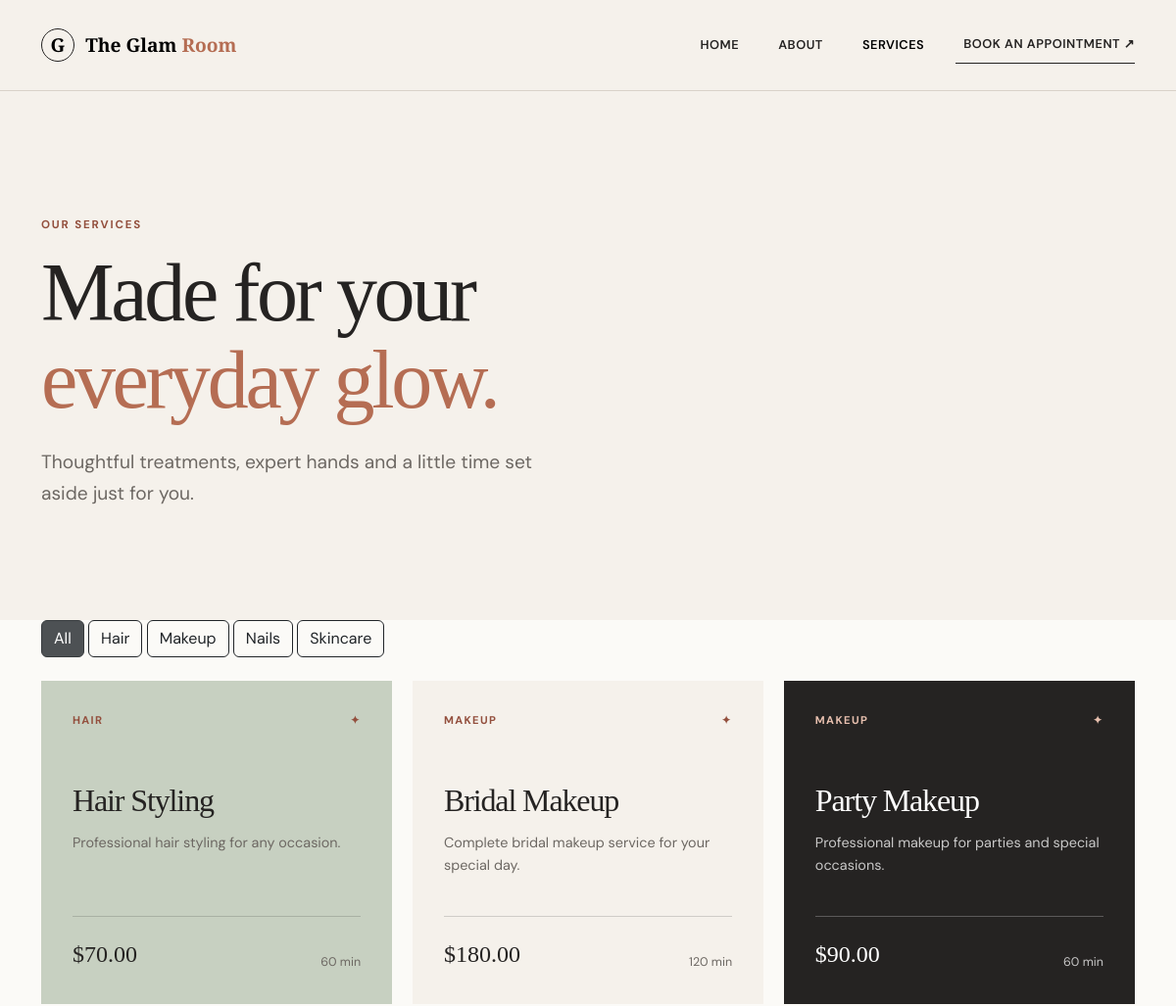
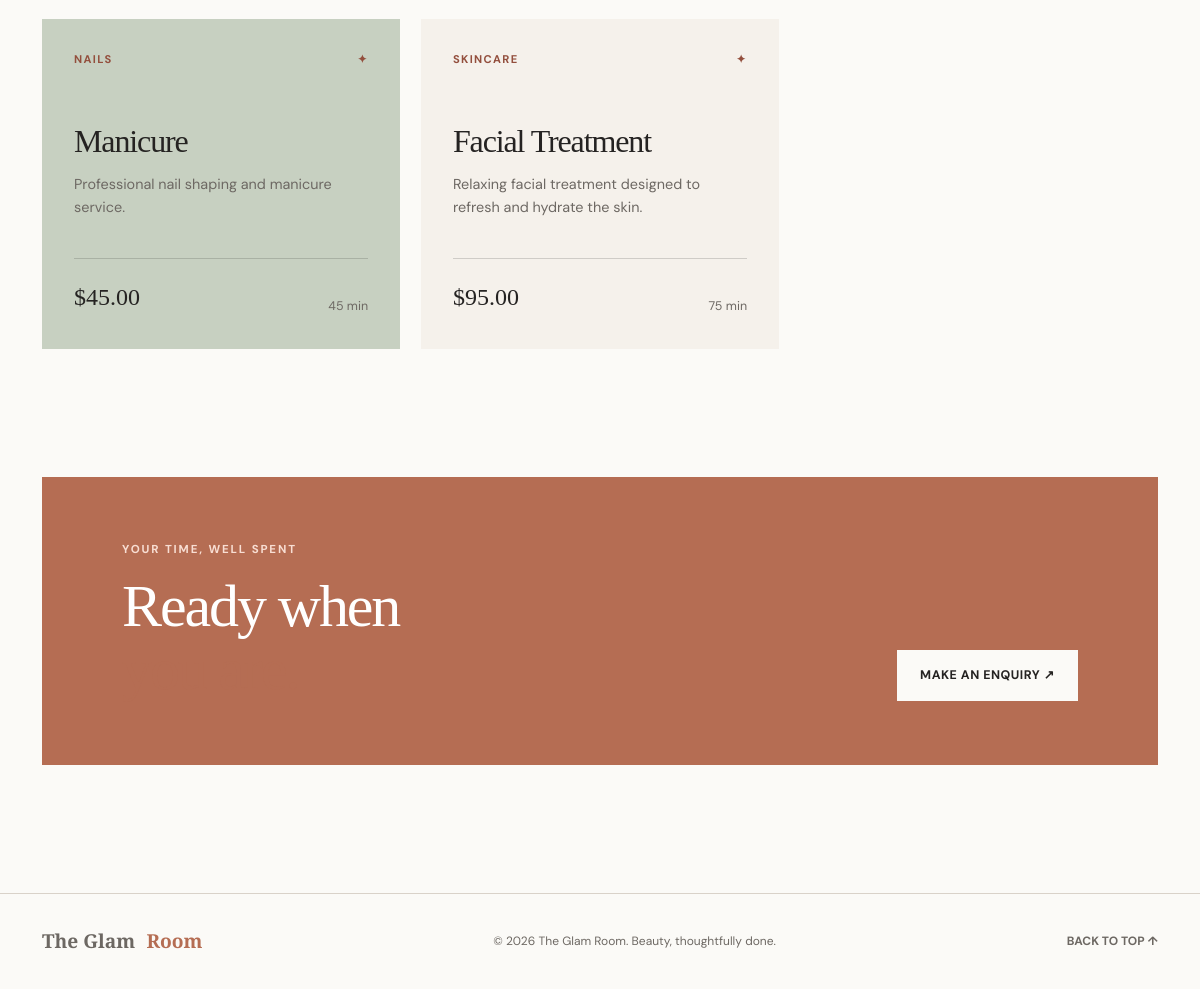
/services.php, run on the app's committed database (2 pictures, top to bottom).
### tables this page shows
CREATE TABLE `services` (
  `id` int(11) NOT NULL,
  `service_name` varchar(100) NOT NULL,
  `category` varchar(100) NOT NULL,
  `description` text DEFAULT NULL,
  `price` decimal(10,2) NOT NULL,
  `duration` int(11) NOT NULL,
  `created_at` timestamp NOT NULL DEFAULT current_timestamp()
);

### services.php (the view, shortened to what this page needs)
<?php
require_once 'config/database.php';
$services = [];
$error_message = '';
$statement = $conn->prepare(
    'SELECT id, service_name, category, description, price, duration
     FROM services
     ORDER BY category, service_name'
);
if ($statement === false) {
    $error_message =
        'We are unable to load our services right now. Please try again later.';
} elseif (!$statement->execute()) {
    $error_message =
        'We are unable to load our services right now. Please try again later.';
} else {
    $statement->bind_result(
        $id,
        $service_name,
        $category,
        $description,
        $price,
        $duration
    );
    while ($statement->fetch()) {
        $services[] = [
            'id' => $id,
            'service_name' => $service_name,
            'category' => $category,
            'description' => $description,
            'price' => $price,
            'duration' => $duration,
        ];
    }
}
$categories = [];
foreach ($services as $service) {
    if (!in_array($service['category'], $categories, true)) {
        $categories[] = $service['category'];
    }
}
sort($categories);
?>
<!DOCTYPE html>
<html lang="en">
<head>
    <link
        href="https://cdn.jsdelivr.net/npm/bootstrap@5.3.3/dist/css/bootstrap.min.css"
        rel="stylesheet"
    >
    <link
        rel="stylesheet"
        href="assets/css/style.css"
    >
    <link
        rel="stylesheet"
        href="assets/css/services.css"
    >
</head>
<body>
    <header class="services-header">
        <nav
            class="navbar navbar-expand-lg"
            aria-label="Primary navigation"
        >
            <div class="container">
                <a
                    class="navbar-brand"
                    href="index.php"
                    aria-label="The Glam Room home"
                >
                    <span class="brand-mark">G</span>
                    <span>
                        The Glam <em>Room</em>
                    </span>
                </a>
                <div
                    class="collapse navbar-collapse"
                    id="main-navigation"
                >
                    <ul
                        class="navbar-nav ms-auto align-items-lg-center gap-lg-4"
                    >
                        <li class="nav-item">
                            <a
                                class="nav-link"
                                href="index.php"
                            >
                                Home
                            </a>
                        </li>
                        <li class="nav-item">
                            <a
                                class="nav-link"
                                href="index.php#about"
                            >
                                About
                            </a>
                        </li>
                        <li class="nav-item">
                            <a
                                class="nav-link active"
                                href="services.php"
                                aria-current="page"
                            >
                                Services
                            </a>
                        </li>
                        <li class="nav-item">
                            <a
                                class="nav-link nav-link-cta"
                                href="contact.php"
                            >
                                Book an appointment
                                <span aria-hidden="true">↗</span>
                            </a>
                        </li>
                    </ul>
                </div>
            </div>
        </nav>
    </header>
    <main id="main-content">
        <section
            class="services-intro section-spacing"
            aria-labelledby="services-title"
        >
            <div class="container">
                <p class="eyebrow">
                    Our services
                </p>
                <h1 id="services-title">
                    Made for your<br>
                    <em>everyday glow.</em>
                </h1>
                <p class="section-lead">
                    Thoughtful treatments, expert hands and a little time
                    set aside just for you.
                </p>
            </div>
        </section>
        <section
            class="service-list-section"
            aria-labelledby="service-list-title"
        >
            <div class="container">
                <?php if (count($services) > 0): ?>
                    <div
                        class="service-filters mb-4"
                        aria-label="Filter services by category"
                    >
                        <button
                            type="button"
                            class="btn btn-dark service-filter active"
                            data-category="all"
                            aria-pressed="true"
                        >
                            All
                        </button>
                        <?php foreach ($categories as $category): ?>
                            <button
                                type="button"
                                class="btn btn-outline-dark service-filter"
                                data-category="<?php echo htmlspecialchars(
                                    $category,
                                    ENT_QUOTES,
                                    'UTF-8'
                                ); ?>"
                                aria-pressed="false"
                            >
                                <?php echo htmlspecialchars(
                                    $category,
                                    ENT_QUOTES,
                                    'UTF-8'
                                ); ?>
                            </button>
                        <?php endforeach; ?>
                    </div>
                <?php endif; ?>
                <?php if ($error_message !== ''): ?>
                    <div
                        class="alert alert-danger"
                        role="alert"
                    >
                        <?php
                        echo htmlspecialchars(
                            $error_message,
                            ENT_QUOTES,
                            'UTF-8'
                        );
                        ?>
                    </div>
                <?php else: ?>
                    <div class="public-services-grid">
                        <?php foreach ($services as $service): ?>
                            <article
                                class="public-service-card service-item"
                                data-category="<?php echo htmlspecialchars(
                                    $service['category'],
                                    ENT_QUOTES,
                                    'UTF-8'
                                ); ?>"
                            >
                                <div class="service-card-top">
                                    <span>
                                        <?php
                                        echo htmlspecialchars(
                                            $service['category'],
                                            ENT_QUOTES,
                                            'UTF-8'
                                        );
                                        ?>
                                    </span>
                                    <span aria-hidden="true">
                                        ✦
                                    </span>
                                </div>
                                <h2>
                                    <?php
                                    echo htmlspecialchars(
                                        $service['service_name'],
                                        ENT_QUOTES,
                                        'UTF-8'
                                    );
                                    ?>
                                </h2>
                                <p>
                                    <?php
                                    echo nl2br(
                                        htmlspecialchars(
                                            $service['description'],
                                            ENT_QUOTES,
                                            'UTF-8'
                                        )
                                    );
                                    ?>
                                </p>
                                <div class="service-meta">
                                    <strong>
                                        $<?php
                                        echo number_format(
                                            (float) $service['price'],
                                            2
                                        );
                                        ?>
                                    </strong>
                                    <span>
                                        <?php
                                        echo htmlspecialchars(
                                            $service['duration'],
                                            ENT_QUOTES,
                                            'UTF-8'
                                        );
                                        ?>
                                        min
                                    </span>
                                </div>
                            </article>
                        <?php endforeach; ?>
                    </div>
                <?php endif; ?>
            </div>
        </section>
        <section
            class="services-cta"
            aria-labelledby="services-cta-title"
        >
            <div class="container">
                <div class="services-cta-panel">
                    <div>
                        <p class="eyebrow">
                            Your time, well spent
                        </p>
                        <h2 id="services-cta-title">
                            Ready when<br>
                            <em>you are.</em>
                        </h2>
                    </div>
                    <a
                        class="btn btn-light-custom"
                        href="contact.php"
                    >
                        Make an enquiry
                        <span aria-hidden="true">↗</span>
                    </a>
                </div>
            </div>
        </section>
    </main>
    <footer class="site-footer">
        <div
            class="container d-flex flex-wrap justify-content-between align-items-center gap-3"
        >
            <a
                class="footer-brand"
                href="index.php"
            >
                The Glam <em>Room</em>
            </a>
            <p>
                © <?php echo date('Y'); ?>
                The Glam Room. Beauty, thoughtfully done.
            </p>
            <a
                href="#main-content"
                class="back-to-top"
            >
                Back to top ↑
            </a>
        </div>
    </footer>
</body>
</html>

### assets/css/style.css (style rules this page uses)
:root { --ink: #252322; --muted: #6d6863; --cream: #f5f1eb; --paper: #fbfaf7; --clay: #b56d53; --clay-dark: #934f3d; --sage: #c7d0c1; --line: #d9d2c9; }
* { box-sizing: border-box; }
html { scroll-behavior: smooth; }
body { margin: 0; color: var(--ink); background: var(--paper); font-family: "DM Sans", sans-serif; line-height: 1.6; }
a { color: inherit; }
.navbar { padding: 1.5rem 0; position: relative; z-index: 5; transition: background .25s ease, box-shadow .25s ease; }
.navbar-brand, .footer-brand { display: flex; align-items: center; gap: .7rem; font-family: "Playfair Display", serif; font-size: 1.2rem; font-weight: 600; text-decoration: none; }
.navbar-brand em, .footer-brand em, h1 em, h2 em, blockquote em { color: var(--clay); font-style: normal; }
.brand-mark { display: grid; place-items: center; width: 34px; height: 34px; border: 1px solid var(--ink); border-radius: 50%; font-size: 1.2rem; }
.nav-link { color: var(--ink); font-size: .8rem; font-weight: 600; letter-spacing: .04em; text-transform: uppercase; }
.nav-link:hover, .nav-link.active { color: var(--clay-dark); }
.nav-link-cta { border-bottom: 1px solid var(--ink); padding-right: 0 !important; }
.eyebrow { color: var(--clay-dark); font-size: .72rem; font-weight: 700; letter-spacing: .16em; text-transform: uppercase; }
h1, h2, h3, blockquote { font-family: "Playfair Display", serif; font-weight: 500; line-height: 1.05; }
h1 { font-size: clamp(4rem, 8vw, 7.5rem); letter-spacing: -.04em; margin: 1rem 0 1.5rem; }
.btn-primary-custom, .btn-light-custom { border-radius: 0; font-size: .78rem; font-weight: 700; letter-spacing: .04em; padding: .95rem 1.4rem; text-transform: uppercase; }
.section-spacing { padding: 8rem 0; }
h2 { font-size: clamp(2.8rem, 5vw, 5rem); letter-spacing: -.035em; margin: .5rem 0; }
.section-lead { color: var(--muted); font-size: 1.2rem; line-height: 1.7; max-width: 540px; }
.btn-light-custom { background: var(--paper); border-color: var(--paper); color: var(--ink); margin-top: 1rem; }
.site-footer { border-top: 1px solid var(--line); padding: 2rem 0; color: var(--muted); font-size: .75rem; }
.site-footer p { margin: 0; }
.back-to-top { text-decoration: none; font-weight: 700; text-transform: uppercase; }

### assets/css/services.css (style rules this page uses)
.services-header { background: var(--cream); border-bottom: 1px solid var(--line); }
.services-intro { background: var(--cream); padding-bottom: 6rem; }
.services-intro h1 { font-size: clamp(3.5rem, 7vw, 6.5rem); margin: 1rem 0 1.5rem; }
.service-list-section { background: var(--paper); padding: 0 0 8rem; }
.public-services-grid { display: grid; grid-template-columns: repeat(3, 1fr); gap: 1.3rem; }
.public-service-card { min-height: 330px; padding: 2rem; background: var(--sage); display: flex; flex-direction: column; }
.public-service-card:nth-child(3n + 2) { background: var(--cream); }
.public-service-card:nth-child(3n) { background: var(--ink); color: white; }
.service-card-top { display: flex; justify-content: space-between; color: var(--clay-dark); font-size: .7rem; font-weight: 700; letter-spacing: .12em; text-transform: uppercase; }
.public-service-card:nth-child(3n) .service-card-top { color: #e8c0af; }
.public-service-card h2 { font-size: 2rem; margin: 3.5rem 0 .9rem; }
.public-service-card p { color: var(--muted); font-size: .9rem; margin: 0; max-width: 290px; }
.public-service-card:nth-child(3n) p { color: rgba(255,255,255,.75); }
.service-meta { align-items: end; border-top: 1px solid rgba(37,35,34,.18); display: flex; justify-content: space-between; margin-top: auto; padding-top: 1.2rem; }
.public-service-card:nth-child(3n) .service-meta { border-color: rgba(255,255,255,.25); }
.service-meta strong { font-family: "Playfair Display", serif; font-size: 1.5rem; font-weight: 500; }
.service-meta span { color: var(--muted); font-size: .78rem; }
.public-service-card:nth-child(3n) .service-meta span { color: rgba(255,255,255,.75); }
.services-cta { background: var(--paper); padding: 0 0 8rem; }
.services-cta-panel { align-items: end; background: var(--clay); color: white; display: flex; justify-content: space-between; padding: 4rem 5rem; }
.services-cta-panel .eyebrow { color: #f8ded3; }
.services-cta-panel h2 { margin-bottom: 0; }

### data on the page
services: category "HAIR", service_name "Hair Styling", description "Professional hair styling for any occasion.", price "70.00", duration "60"
services: category "MAKEUP", service_name "Bridal Makeup", description "Complete bridal makeup service for your special day.", price "180.00", duration "120"
services: category "MAKEUP", service_name "Party Makeup", description "Professional makeup for parties and special occasions.", price "90.00", duration "60"
services: category "NAILS", service_name "Manicure", description "Professional nail shaping and manicure service.", price "45.00", duration "45"
services: category "SKINCARE", service_name "Facial Treatment", description "Relaxing facial treatment designed to refresh and hydrate the skin.", price "95.00", duration "75"

### other printed values
$category "Hair"
$category "Makeup"
$category "Nails"
$category "Skincare"
